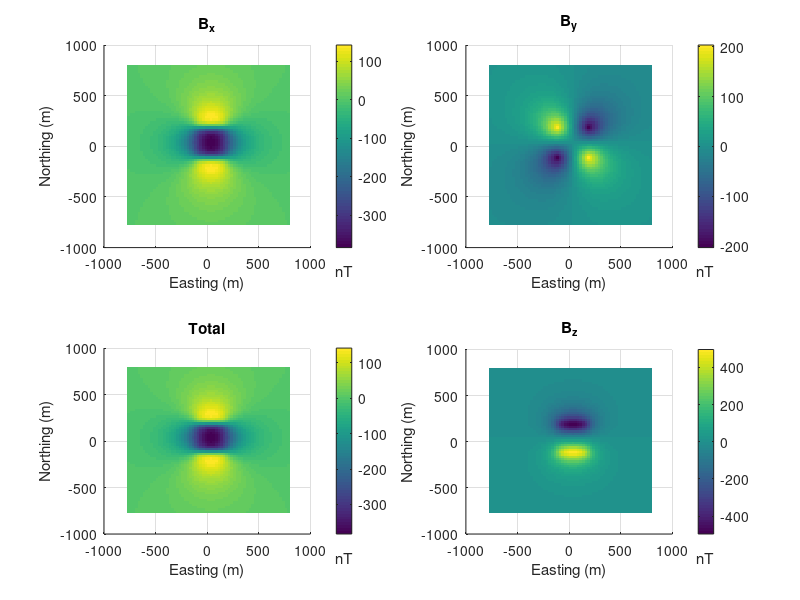

MATLAB code for this plot:
% Plot Magnetic Field Components

% First we must import the data
B_x = csvread('B_x_m.csv');
B_y = csvread('B_y_m.csv');
B_z = csvread('B_z_m.csv');
Total = csvread('Total_m.csv');

N_obs = csvread('x_obs.csv');
E_obs = csvread('y_obs.csv');

% Then we must plot it!
subplot(2, 2, 1);
surfc(E_obs, N_obs, B_x, 'EdgeColor', 'none');
view(2);
title('B_x');
xlabel('Easting (m)');
ylabel('Northing (m)');
colorbar('location','eastoutside');
c = colorbar('location','eastoutside');
xlabel(c, 'nT');

subplot(2, 2, 2);
surfc(E_obs, N_obs, B_y, 'EdgeColor', 'none');
view(2);
title('B_y');
xlabel('Easting (m)');
ylabel('Northing (m)');
colorbar('location','eastoutside');
c = colorbar('location','eastoutside');
xlabel(c, 'nT');

subplot(2, 2, 4);
surfc(E_obs, N_obs, B_z, 'EdgeColor', 'none');
view(2);
title('B_z');
xlabel('Easting (m)');
ylabel('Northing (m)');
colorbar('location','eastoutside');
c = colorbar('location','eastoutside');
xlabel(c, 'nT');

subplot(2, 2, 3);
surfc(E_obs, N_obs, Total, 'EdgeColor', 'none');
view(2);
title('Total');
xlabel('Easting (m)');
ylabel('Northing (m)');
colorbar('location','eastoutside');
c = colorbar('location','eastoutside');
xlabel(c, 'nT');